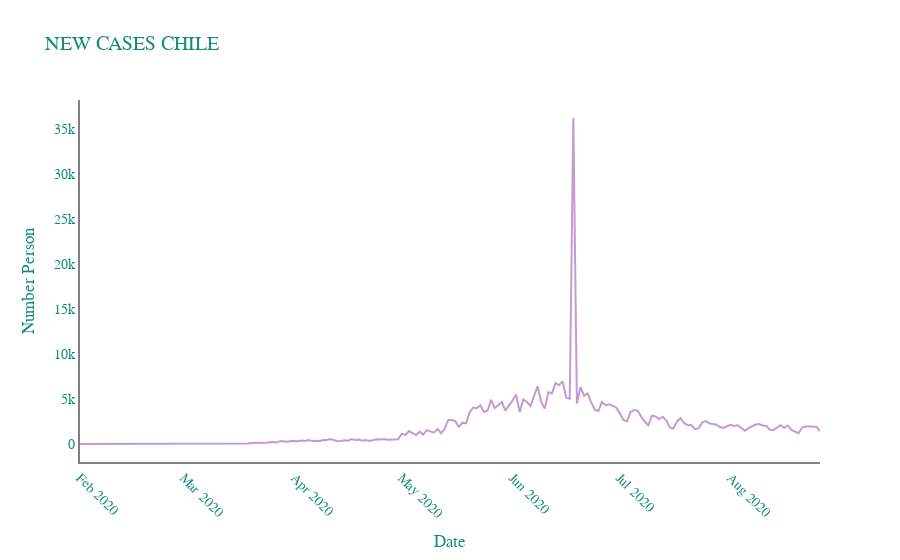

This figure's notebook cell:
### Code cell
fig = go.Figure(data=go.Scatter(x=countries_new_cases["date"],
                                y=countries_new_cases["Chile"],
                                mode='lines',line_color="#C39BD3",fillcolor='white'))

fig.update_xaxes(showline=True, linewidth=2, linecolor='grey',tickangle = 45  )
fig.update_yaxes(showline=True, linewidth=2, linecolor='grey')
fig . update_layout ( 
    title = "NEW CASES CHILE" , 
    xaxis_title = "Date" , 
    yaxis_title = "Number Person" , 
    legend_title = None ,
    
    plot_bgcolor="white", 
    font = dict ( 
        family = "Courier New, monospace" , 
        size = 14 , 
        color = "#138D75"
    ) 
)
fig.show()

### Figure 1 — Plotly figure (JSON) as saved in the notebook; plotly's stock layout.template omitted (floating-point values rounded to 4 significant figures; data arrays with more than 128 entries replaced by an {"elided": "..."} marker saying what was removed)
{"data": [{"fillcolor": "white", "line": {"color": "#C39BD3"}, "mode": "lines", "type": "scatter", "x": {"elided": "186 str values"}, "y": {"elided": "186 int values"}}], "layout": {"font": {"color": "#138D75", "family": "Courier New, monospace", "size": 14}, "legend": {"title": {}}, "plot_bgcolor": "white", "title": {"text": "NEW CASES CHILE"}, "xaxis": {"linecolor": "grey", "linewidth": 2, "showline": true, "tickangle": 45, "title": {"text": "Date"}}, "yaxis": {"linecolor": "grey", "linewidth": 2, "showline": true, "title": {"text": "Number Person"}}}}
